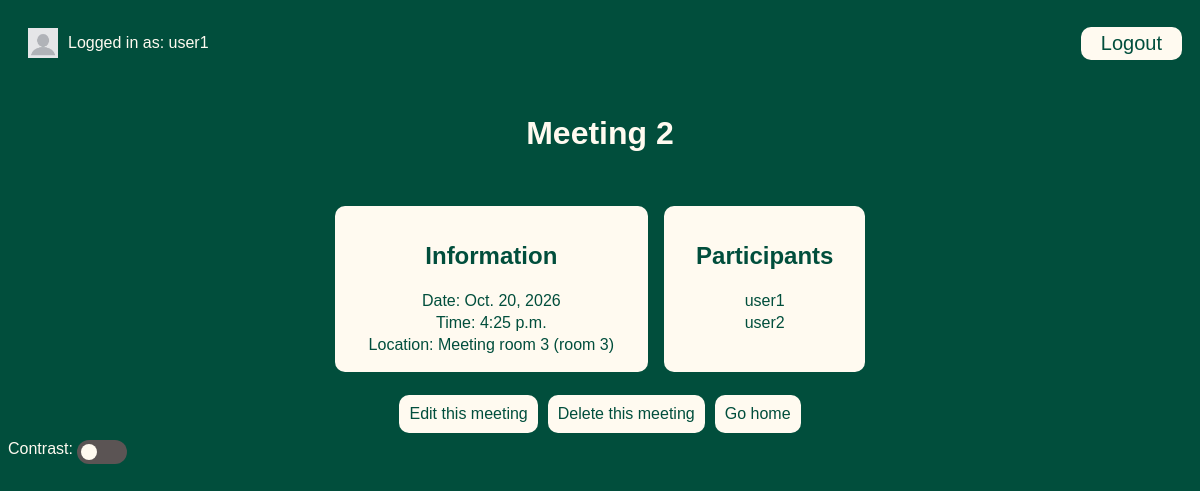
Screenshot of /meetings/6 (signed in) with the database file from the repository.
### meetings/models.py (models this page shows, shortened)
class Meeting(models.Model):
    title = models.CharField(max_length=200)
    date = models.DateField()
    start_time = models.TimeField(default=time(9))
    duration = models.IntegerField(default=1)
    room = models.ForeignKey(Room, on_delete=models.CASCADE)
    participants = models.ManyToManyField(get_user_model())#incase db changes we call this insted

class Room(models.Model):
    name = models.CharField(max_length=50)
    floor = models.IntegerField()
    room_number = models.IntegerField()
    def __str__(self):
        return f"{self.name} (room  {self.room_number})"

### meetings/views.py (the view)
# urls.py: path('<int:id>', views.detail, name='detail'),
@login_required
def detail(request, id):
    meeting = get_object_or_404(Meeting, pk=id)#returns 404 if not found for or given class with id
    return render(request, "meetings/detail.html",{"meeting": meeting})

### templates/meetings/detail.html (shortened to what this page needs)
{% extends "base.html" %}
{% block content%}
<h1>{{meeting.title}}</h1>
<div class="card">
    <div class="item meeting-info">
        <h2>Information</h2>
        <p>Date: {{meeting.date}}</p>
        <p>Time: {{meeting.start_time}} </p>
        <p>Location: {{meeting.room}}</p>
    </div>
    <div class="item meeting-participants">
        <h2>Participants</h2>
        {% for participant in meeting.participants.all%}
            <p>{{ participant.username }}</p>
        {%endfor%}
    </div>
</div>
<div>
    <p class="actions">
        <a href="{%url 'edit' meeting.id%}">Edit this meeting</a><br>
        <a href="{%url 'delete' meeting.id%}">Delete this meeting</a><br>
        <a href="{% url 'welcome' %}">Go home</a>
    </p>
</div>
{%endblock%}

### templates/base.html (shortened to what this page needs)
{% load static %}
<!DOCTYPE html>
<html lang="en">
<head>
    <link rel="stylesheet" href="{% static 'website/style.css' %}">
</head>
<body>
    <div class="login">
        {% if user.is_authenticated %}
            <div class="name">
                <img src="{% static 'website/profile.jpg' %}" id="profile">
                Logged in as: {{user.get_username}}
            </div>
            <form method="post" action="{%url 'logout'%}">
                <button type="submit">Logout</button>
            </form>
        {%else %}
            <p class="actions" id="login-button"><a href="{% url 'login'%}" >Login</a></p>
    {%endif%}
    </div>
    <div class="content">
    {% block content %}
    {% endblock%}
    </div>
    <div id="footer">
        Contrast:
        <label class="switch">
            <span class="slider round"></span>
        </label>
    </div>
</body>
</html>

### website/static/website/style.css (style rules this page uses)
:root { --main: #014e3c; --light: floralwhite; --dark: #206c5e; }
body { font-family: 'Calibri', 'Trebuchet MS', sans-serif; color: var(--light); background-color: var(--main); }
button { background-color: var(--light); border: none; color: var(--main); border-radius: 10px; padding: 5px 20px; font-size: 20px; }
h1 { padding: 1rem; }
a { text-decoration: none; color: #000806; }
p { margin: 0; padding: 2px; }
.actions { display: flex; flex-direction: row; }
.actions a { padding: 10px; margin: 5px; background-color: var(--light); color: var(--main); border-radius: 10px; }
.card { display: flex; flex-direction: row; color: var(--main); gap: 1rem; padding :1rem; }
.item { padding: 1rem 2rem; background-color: var(--light); color: var(--main); border-radius: 10px; display:flex; flex-direction: column; align-items: center; }
.switch { position: relative; display: inline-block; width: 50px; height: 24px; }
.slider { position: absolute; cursor: pointer; top: 0; left: 0; right: 0; bottom: 0; background-color: rgb(91, 84, 84); -webkit-transition: .4s; transition: .4s; }
.slider:before { position: absolute; content: ""; height: 16px; width: 16px; left: 4px; bottom: 4px; background-color: var(--light); -webkit-transition: .4s; transition: .4s; }
.slider.round { border-radius: 34px; }
.slider.round:before { border-radius: 50%; }
.login { justify-content: space-between; display: flex; flex-direction: row; padding: 10px; align-items: center; }
.name { display: flex; flex-direction: row; align-items: center; }
#profile { height: 30px; width: 30px; padding: 10px; }
.content { display: flex; flex-direction: column; align-items: center; }

### rows the page displays
Meeting: title "Meeting 2", date "Oct. 20, 2026", start_time "4:25 p.m.", room "Meeting room 3 (room 3)"

### other values shown
{{ user.get_username }} "user1"
{{ participant.username }} "user1"
{{ participant.username }} "user2"
